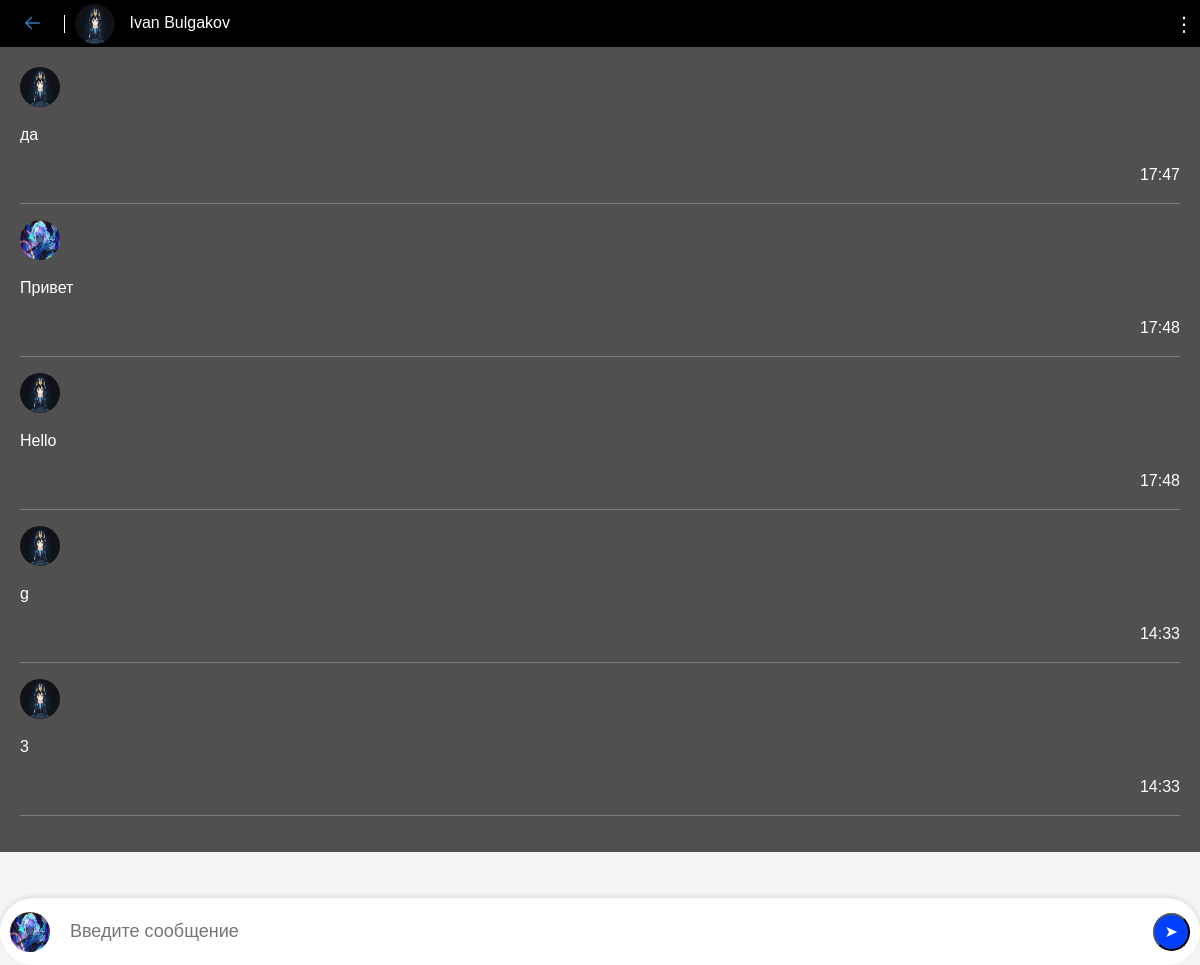
The app's page /messages/7/ (signed in), older data.
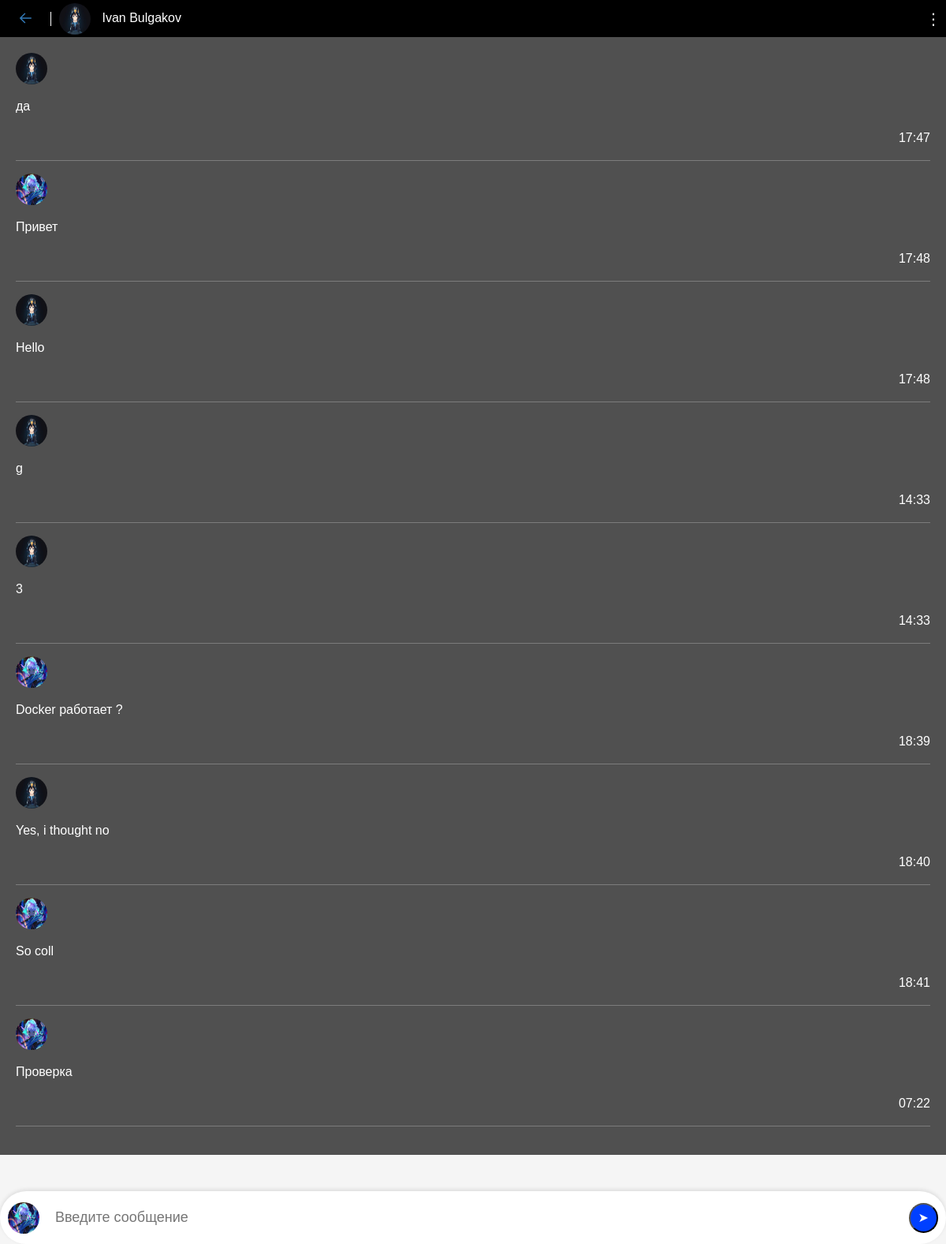
The same page, newer data.
### user_messeges/models.py (models this page shows, shortened)
class ConversationMessage(models.Model):
    conversation = models.ForeignKey(Conversation, related_name='messages', on_delete=models.CASCADE)
    content = models.TextField()
    created_at = models.DateTimeField(auto_now_add=True)
    created_by = models.ForeignKey(User, related_name='created_messages', on_delete=models.CASCADE)

### user_profile/models.py (models this page shows, shortened)
class Profile(models.Model):
    user = models.OneToOneField(User, null=True, blank=True, on_delete=models.CASCADE)
    first_name = models.CharField(max_length=100)
    last_name = models.CharField(max_length=100)
    email = models.EmailField()
    telegram_url = models.URLField(blank=True, null=True)
    youtube_url = models.URLField(blank=True, null=True)
    vk_url = models.URLField(blank=True, null=True)
    profile_picture = models.ImageField("Изображения", default="profile_pictures/default_profile_picture.jpg",
                                        null=True,
                                        blank=True, upload_to='media/profile_pictures')
    city = models.CharField(max_length=100)

### user_messeges/views.py (the view)
# urls.py: path('messages/<int:pk>/', views.detail, name='detail'),
@login_required
def detail(request, pk):
    conversation = Conversation.objects.filter(members__in=[request.user.id]).get(pk=pk)
    interlocutor = conversation.members.exclude(id=request.user.id).first()
    if request.method == 'POST':
        form = ConversationMessageForm(request.POST)
        if form.is_valid():
            conversation_message = form.save(commit=False)
            conversation_message.conversation = conversation
            conversation_message.created_by = request.user
            conversation_message.save()
            conversation.save()
            return redirect('detail', pk=pk)
    else:
        form = ConversationMessageForm()
    return render(request, 'detail.html', {
        'conversation': conversation,
        'form': form,
        'interlocutor': interlocutor
    })

### user_messeges/forms.py
class ConversationMessageForm(forms.ModelForm):
    class Meta:
        model = ConversationMessage
        fields = ['content']
        widgets = {
            "content": Textarea(attrs={
                'class': 'form-control',
                'placeholder': 'Сообщения'
            }),
        }

### user_messeges/templates/detail.html (shortened to what this page needs)
{% extends 'tasks_app/layout.html' %}
{% load static %}
{% block content %}
<div class="col">
    <a class="arrow-3" href="/message/">
    </a>
    <a href="{% url 'user_profile' interlocutor.id %}" class="user-link">
        <img class="profile-pic" src="{{ interlocutor.profile.profile_picture.url }}">
        {{ interlocutor.profile.first_name }} {{ interlocutor.profile.last_name }}
    </a>
    <div class="dropdown">
        <button class="dropbtn">⋮</button>
    </div>
</div>
<div id="here">
    <div class="chat-container">
        {% for message in conversation.messages.all %}
        <div class="message-container {% if message.created_by == request.user %}right{% else %}left{% endif %}"
             {% if forloop.last %}id="last-message" {% endif %}>
            <div class="messages">
                <img class="profile-pic" src="{{ message.created_by.profile.profile_picture.url }}">
                <p>{{ message.content|linebreaks|urlize }}</p>
                <div class="time_mess" align="right">{{ message.created_at|time:"H:i" }}</div>
                <hr>
            </div>
        </div>
        {% endfor %}
    </div>
</div>
<form method="post">
    <div id="message-input-container">
        <img id="profile-pic" class="profile-pic" src="{{ request.user.profile.profile_picture.url }}">
        <input id="message-input" type="text" name="content" placeholder="Введите сообщение" required>
        <button type="submit" class="send-button" style="background-color: #0040FF; border-radius: 50%; padding: 5px 10px;
         color: white; margin-left: 120px;">
            ➤
        </button>
    </div>
</form>
{% endblock %}

Row changes from the older to the newer data that the page shows:
added ConversationMessage: created_by.profile.profile_picture (picture), content "Docker работает ?", created_at "18:39"
added ConversationMessage: created_by.profile.profile_picture (picture), content "Yes, i thought no", created_at "18:40"
added ConversationMessage: created_by.profile.profile_picture (picture), content "So coll", created_at "18:41"
added ConversationMessage: created_by.profile.profile_picture (picture), content "Проверка", created_at "07:22"
